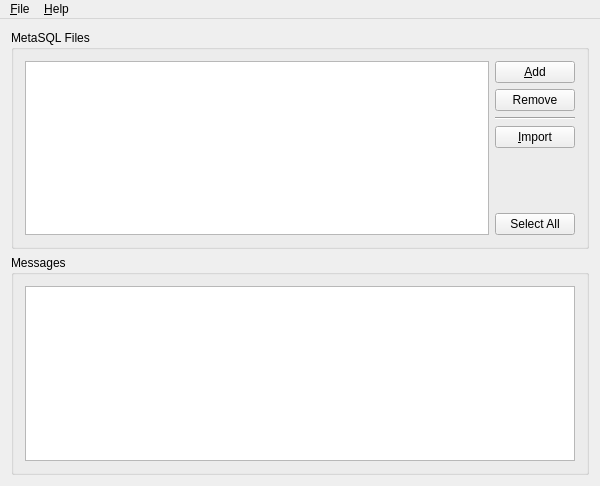
<ui version="4.0" >
 <comment> * OpenRPT report writer and rendering engine
 * Copyright (C) 2001-2008 by OpenMFG, LLC
 *
 * This library is free software; you can redistribute it and/or
 * modify it under the terms of the GNU Lesser General Public
 * License as published by the Free Software Foundation; either
 * version 2.1 of the License, or (at your option) any later version.
 *
 * This library is distributed in the hope that it will be useful,
 * but WITHOUT ANY WARRANTY; without even the implied warranty of
 * MERCHANTABILITY or FITNESS FOR A PARTICULAR PURPOSE. See the GNU
 * Lesser General Public License for more details.
 *
 * You should have received a copy of the GNU Lesser General Public
 * License along with this library; if not, write to the Free Software
 * Foundation, Inc., 59 Temple Place, Suite 330, Boston, MA 02111-1307 USA
 * Please contact info@openmfg.com with any questions on this license.</comment>
 <class>ImportWindow</class>
 <widget class="QMainWindow" name="ImportWindow" >
  <property name="geometry" >
   <rect>
    <x>0</x>
    <y>0</y>
    <width>600</width>
    <height>486</height>
   </rect>
  </property>
  <property name="windowTitle" >
   <string>MetaSQL Import Tool</string>
  </property>
  <widget class="QWidget" name="widget" >
   <layout class="QVBoxLayout" name="verticalLayout" >
    <item>
     <widget class="QGroupBox" name="groupBox1" >
      <property name="title" >
       <string>MetaSQL Files</string>
      </property>
      <layout class="QHBoxLayout" name="horizontalLayout" >
       <item>
        <widget class="QListWidget" name="_reports" >
         <property name="selectionMode" >
          <enum>QAbstractItemView::ExtendedSelection</enum>
         </property>
        </widget>
       </item>
       <item>
        <layout class="QVBoxLayout" >
         <property name="spacing" >
          <number>6</number>
         </property>
         <property name="margin" >
          <number>0</number>
         </property>
         <item>
          <widget class="QPushButton" name="_add" >
           <property name="text" >
            <string>&amp;Add</string>
           </property>
           <property name="shortcut" >
            <string>Alt+A</string>
           </property>
          </widget>
         </item>
         <item>
          <widget class="QPushButton" name="_remove" >
           <property name="text" >
            <string>Remove</string>
           </property>
          </widget>
         </item>
         <item>
          <widget class="Line" name="line1" >
           <property name="frameShape" >
            <enum>QFrame::HLine</enum>
           </property>
           <property name="frameShadow" >
            <enum>QFrame::Sunken</enum>
           </property>
          </widget>
         </item>
         <item>
          <widget class="QPushButton" name="_import" >
           <property name="text" >
            <string>&amp;Import</string>
           </property>
           <property name="shortcut" >
            <string>Alt+I</string>
           </property>
          </widget>
         </item>
         <item>
          <spacer>
           <property name="orientation" >
            <enum>Qt::Vertical</enum>
           </property>
           <property name="sizeType" >
            <enum>QSizePolicy::Expanding</enum>
           </property>
           <property name="sizeHint" stdset="0" >
            <size>
             <width>20</width>
             <height>16</height>
            </size>
           </property>
          </spacer>
         </item>
         <item>
          <widget class="QPushButton" name="_selectAll" >
           <property name="text" >
            <string>Select All</string>
           </property>
          </widget>
         </item>
        </layout>
       </item>
      </layout>
     </widget>
    </item>
    <item>
     <widget class="QGroupBox" name="groupBox2" >
      <property name="title" >
       <string>Messages</string>
      </property>
      <layout class="QVBoxLayout" >
       <property name="spacing" >
        <number>6</number>
       </property>
       <property name="margin" >
        <number>11</number>
       </property>
       <item>
        <widget class="QTextEdit" name="_log" >
         <property name="readOnly" >
          <bool>true</bool>
         </property>
        </widget>
       </item>
      </layout>
     </widget>
    </item>
   </layout>
  </widget>
  <widget class="QMenuBar" name="MenuBar" >
   <property name="geometry" >
    <rect>
     <x>0</x>
     <y>0</y>
     <width>600</width>
     <height>30</height>
    </rect>
   </property>
   <widget class="QMenu" name="unnamed" >
    <property name="title" >
     <string>&amp;File</string>
    </property>
    <addaction name="fileOpenAction" />
    <addaction name="separator" />
    <addaction name="fileExitAction" />
   </widget>
   <widget class="QMenu" name="helpMenu" >
    <property name="title" >
     <string>&amp;Help</string>
    </property>
    <addaction name="helpContentsAction" />
    <addaction name="helpIndexAction" />
    <addaction name="separator" />
    <addaction name="helpAboutAction" />
   </widget>
   <addaction name="unnamed" />
   <addaction name="helpMenu" />
  </widget>
  <action name="helpContentsAction" >
   <property name="text" >
    <string>&amp;Contents...</string>
   </property>
   <property name="iconText" >
    <string>Contents</string>
   </property>
   <property name="shortcut" >
    <string/>
   </property>
  </action>
  <action name="helpIndexAction" >
   <property name="text" >
    <string>&amp;Index...</string>
   </property>
   <property name="iconText" >
    <string>Index</string>
   </property>
   <property name="shortcut" >
    <string/>
   </property>
  </action>
  <action name="helpAboutAction" >
   <property name="text" >
    <string>&amp;About</string>
   </property>
   <property name="iconText" >
    <string>About</string>
   </property>
   <property name="shortcut" >
    <string/>
   </property>
  </action>
  <action name="fileExitAction" >
   <property name="text" >
    <string>E&amp;xit</string>
   </property>
   <property name="iconText" >
    <string>E&amp;xit</string>
   </property>
  </action>
  <action name="fileOpenAction" >
   <property name="text" >
    <string>&amp;Add</string>
   </property>
   <property name="iconText" >
    <string>&amp;Add</string>
   </property>
  </action>
 </widget>
 <layoutdefault spacing="6" margin="11" />
 <pixmapfunction>qPixmapFromMimeSource</pixmapfunction>
 <tabstops>
  <tabstop>_reports</tabstop>
  <tabstop>_add</tabstop>
  <tabstop>_remove</tabstop>
  <tabstop>_import</tabstop>
  <tabstop>_selectAll</tabstop>
  <tabstop>_log</tabstop>
 </tabstops>
 <resources/>
 <connections>
  <connection>
   <sender>_selectAll</sender>
   <signal>clicked()</signal>
   <receiver>_reports</receiver>
   <slot>selectAll()</slot>
   <hints>
    <hint type="sourcelabel" >
     <x>544</x>
     <y>224</y>
    </hint>
    <hint type="destinationlabel" >
     <x>270</x>
     <y>188</y>
    </hint>
   </hints>
  </connection>
 </connections>
</ui>
